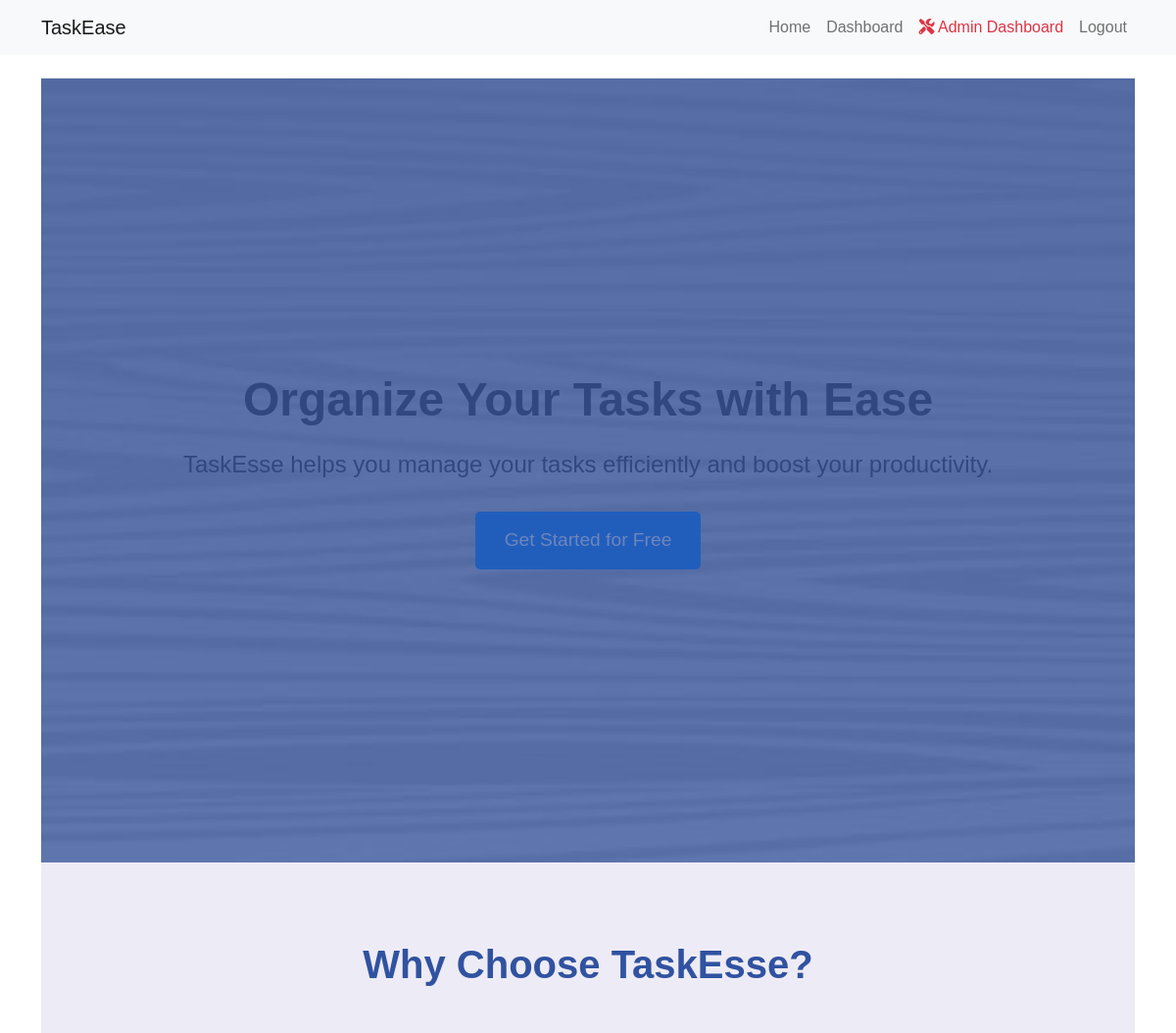
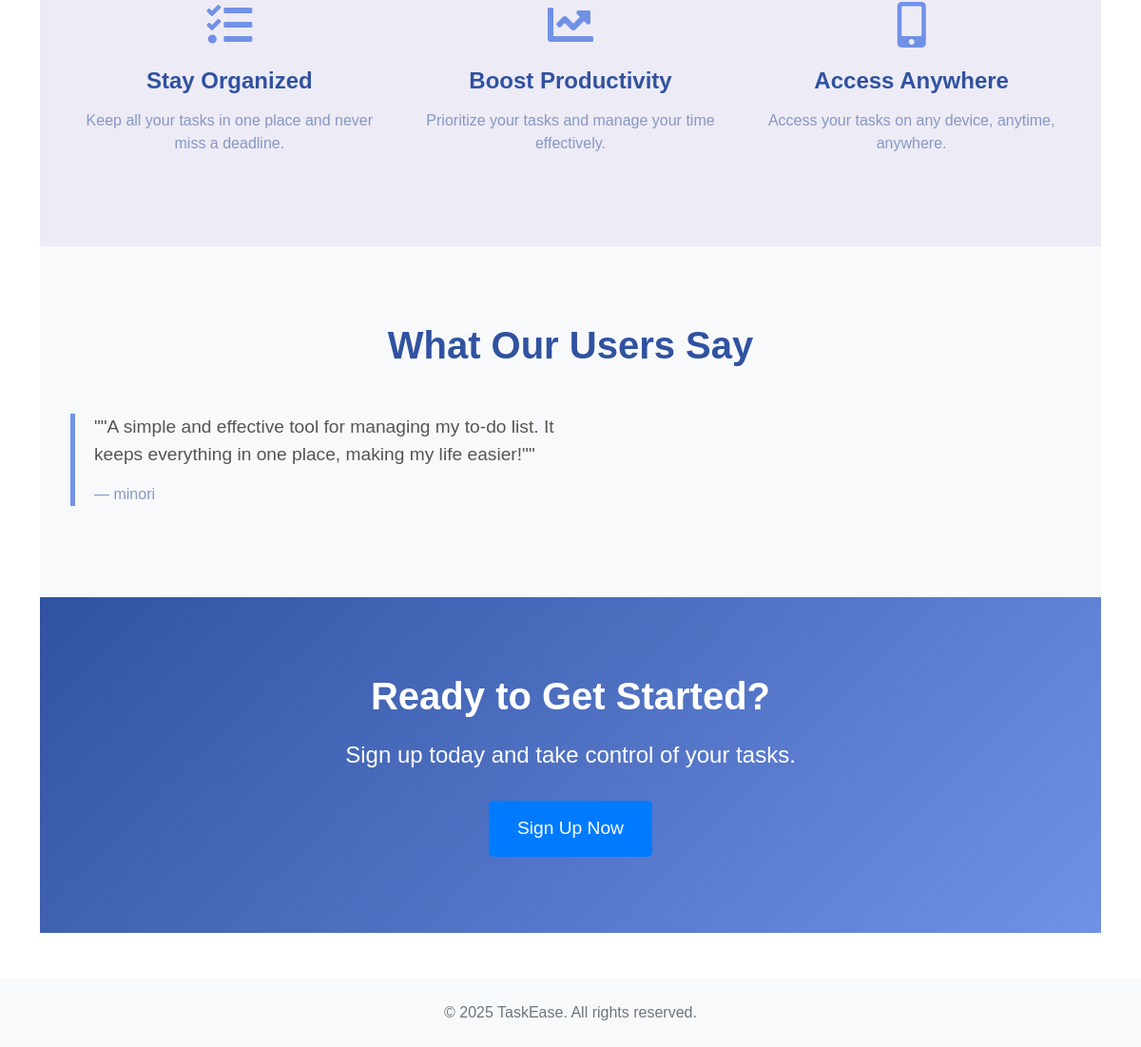
The app's page / (signed in) with its own data (2 pictures, top to bottom).
### app.py (models this page shows, shortened)
class Message(db.Model):
    id = db.Column(db.Integer, primary_key=True)
    content = db.Column(db.String(500), nullable=False)
    user_id = db.Column(db.Integer, db.ForeignKey('user.id'), nullable=False)
    date_created = db.Column(db.DateTime, default=datetime.utcnow)
    is_review = db.Column(db.Boolean, default=False)
    user = db.relationship('User', backref='messages')

class User(UserMixin, db.Model):
    id = db.Column(db.Integer, primary_key=True)
    username = db.Column(db.String(80), unique=True, nullable=False)
    email = db.Column(db.String(120), unique=True, nullable=False)
    password_hash = db.Column(db.String(120), nullable=False)
    is_admin = db.Column(db.Boolean, default=False)
    tasks = db.relationship('Task', backref='user', lazy=True)
    date_created = db.Column(db.DateTime, default=datetime.utcnow)  # Added

### app.py (the view)
@app.route('/')
def home():
    messages = Message.query.filter_by(is_review=True).all()
    return render_template('home.html', messages=messages)

### app.py (called while the page is built)
@login_manager.user_loader
def load_user(user_id):
    return User.query.get(int(user_id))

### templates/home.html
{% extends "base.html" %}
{% block content %}
<section class="hero-section">
    <div class="container">
        <h1 class="hero-heading">Organize Your Tasks with Ease</h1>
        <p class="hero-subheading">TaskEsse helps you manage your tasks efficiently and boost your productivity.</p>
        <a href="{{ url_for('register') }}" class="btn btn-primary btn-lg">Get Started for Free</a>
    </div>
</section>
<section class="features-section">
    <div class="container">
        <h2 class="text-center mb-5">Why Choose TaskEsse?</h2>
        <div class="row">
            <div class="col-md-4 text-center">
                <div class="feature-icon">
                    <i class="fas fa-tasks fa-3x"></i>
                </div>
                <h3>Stay Organized</h3>
                <p>Keep all your tasks in one place and never miss a deadline.</p>
            </div>
            <div class="col-md-4 text-center">
                <div class="feature-icon">
                    <i class="fas fa-chart-line fa-3x"></i>
                </div>
                <h3>Boost Productivity</h3>
                <p>Prioritize your tasks and manage your time effectively.</p>
            </div>
            <div class="col-md-4 text-center">
                <div class="feature-icon">
                    <i class="fas fa-mobile-alt fa-3x"></i>
                </div>
                <h3>Access Anywhere</h3>
                <p>Access your tasks on any device, anytime, anywhere.</p>
            </div>
        </div>
    </div>
</section>
<section class="testimonials-section bg-light">
    <div class="container">
        <h2 class="text-center mb-5">What Our Users Say</h2>
        <div class="row">
            {% for message in messages %}
            <div class="col-md-6">
                <blockquote class="blockquote">
                    <p>"{{ message.content }}"</p>
                    <footer class="blockquote-footer">{{ message.user.username }}</footer>
                </blockquote>
            </div>
            {% endfor %}
        </div>
    </div>
</section>
<section class="cta-section text-center">
    <div class="container">
        <h2>Ready to Get Started?</h2>
        <p>Sign up today and take control of your tasks.</p>
        <a href="{{ url_for('register') }}" class="btn btn-primary btn-lg">Sign Up Now</a>
    </div>
</section>
{% endblock %}

### static/style.css (style rules this page uses)
.btn-primary { background-color: #7091E6; border-radius: 8px; border: none; }
a { color: #7091E6; }
html { scroll-behavior: smooth; }
body { font-family: Arial, sans-serif; margin: 0; padding: 0; color: #333; }
.hero-section { background-image: url('/static/home-bg.jpg'); background-size: cover; background-position: center; background-attachment: fixed; height: 100vh; display: flex; justify-content: center; align-items: center; text-align: center; padding: 20px; position: relative; }
.hero-section::before { content: ''; position: absolute; top: 0; left: 0; width: 100%; height: 100%; background-color: rgba(48, 82, 160, 0.7); z-index: 1; }
.hero-heading { font-size: 3rem; font-weight: bold; margin-bottom: 20px; }
.hero-subheading { font-size: 1.5rem; margin-bottom: 30px; }
.features-section { padding: 80px 20px; background-color: #EDEBF5; }
.features-section h2 { font-size: 2.5rem; font-weight: bold; margin-bottom: 50px; color: #3052A0; }
.feature-icon { margin-bottom: 20px; color: #7091E6; }
.features-section h3 { font-size: 1.5rem; font-weight: bold; margin-bottom: 15px; color: #3052A0; }
.features-section p { font-size: 1rem; color: #8697C4; }
.testimonials-section { padding: 80px 20px; background-color: #fff; }
.testimonials-section h2 { font-size: 2.5rem; font-weight: bold; margin-bottom: 50px; color: #3052A0; }
.blockquote { font-size: 1.2rem; color: #555; border-left: 5px solid #7091E6; padding-left: 20px; }
.blockquote-footer { margin-top: 10px; font-size: 1rem; color: #8697C4; }
.cta-section { background: linear-gradient(135deg, #3052A0, #7091E6); color: #fff; padding: 80px 20px; }
.cta-section h2 { font-size: 2.5rem; font-weight: bold; margin-bottom: 20px; }
.cta-section p { font-size: 1.5rem; margin-bottom: 30px; }
.btn-primary { background-color: #7091E6; border: none; border-radius: 5px; padding: 10px 20px; font-size: 1rem; color: #fff; }
.btn-lg { padding: 15px 30px; font-size: 1.2rem; }
.btn-primary { background-color: #007bff; border: none; }

### records on screen
Message: content "\"A simple and effective tool for managing my to-do list. It keeps everything in one place, making my life easier!\"", user.username "minori"
